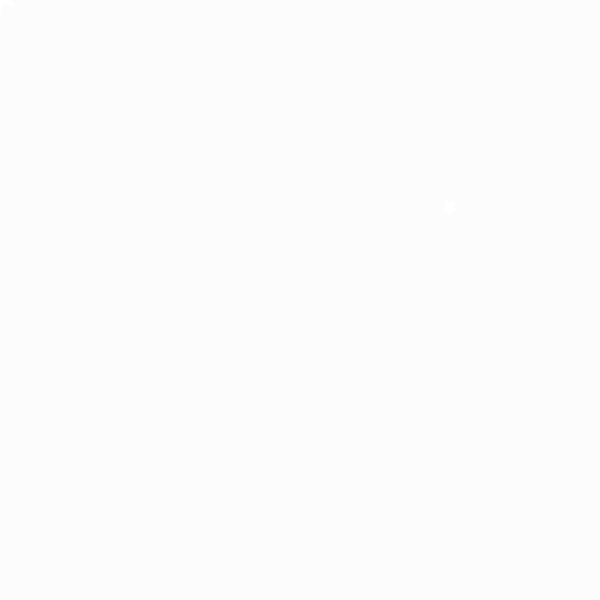
Frame 1 (no input)
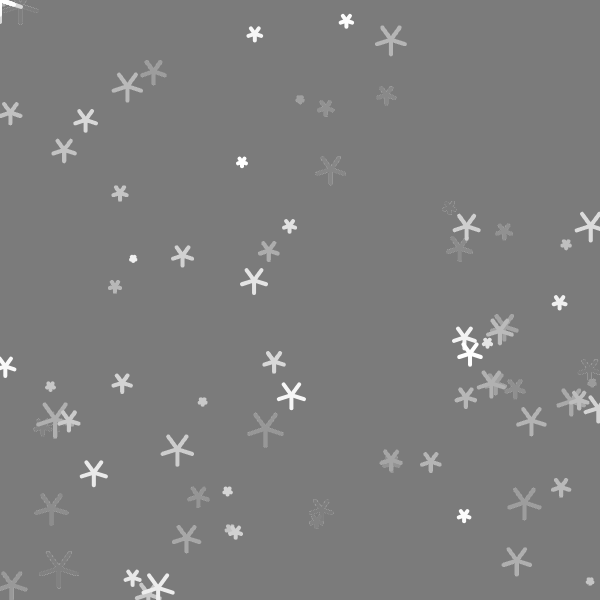
Frame 60 (no input)
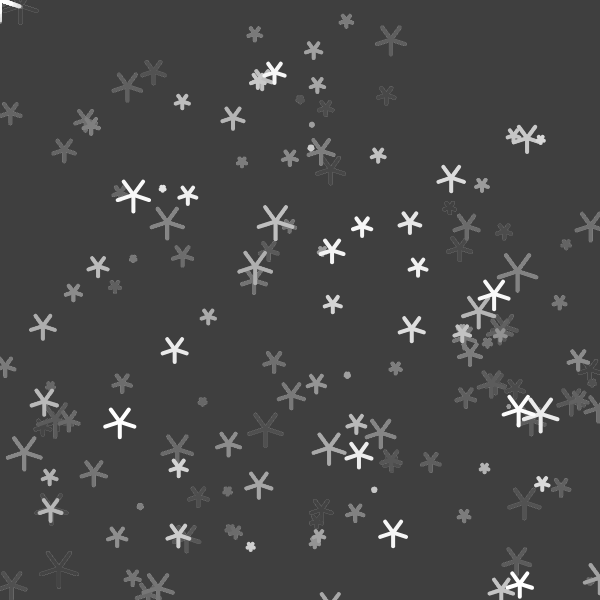
Frame 120 (the mouse pressed at the canvas centre since frame 60)

The p5.js sketch that drew these frames (run headless with seeded random() and noise() and a simulated clock; from frame 60 on, the mouse is pressed at the canvas centre):

// p5.js sketch
// ── sketch.js
function s(){
	let a=randomGaussian(10,5);
	for(j=5;j--;)rotate(TWO_PI/5),stroke(255),strokeWeight(4),line(0,0,0,a);
	a>2&&(translate(random(W),random(W)),s())
}

setup=()=>createCanvas(W=600,W);
draw=()=>{background(0,3),s()}
// ── sketch copy.js
"use strict";
//==========
// p5.js

function setup(){
	createCanvas(windowWidth, windowHeight);
	noLoop();
	colorMode(HSB);

	fill(60, 60, 60);
	noStroke();
}

function draw(){
	background(90);

	let circles = [];
	let size = 40;
	let pad = 50;
	let rows = floor(height / pad);
	let cols = floor(width / pad);
	let sX = width / 2 - (cols-1) * pad / 2;
	let sY = height / 2 - (rows-1) * pad / 2;
	for(let r=0; r<rows; r++){
		let line = [];
		circles.push(line);
		for(let c=0; c<cols; c++){
			let x = sX + pad * c;
			let y = sY + pad * r;
			let h = parseInt(floor(random(4))*90);
			let cent = new Circle(x, y, size, h);
			cent.draw();
			line.push(cent);
		}
	}

	// Connection
	for(let r=0; r<rows; r++){
		for(let c=0; c<cols; c++){
			checkConnection(circles[r][c], r, c+1);
			checkConnection(circles[r][c], r+1, c);
			//checkConnection(circles[r][c], r+1, c+1);
			//checkConnection(circles[r][c], r-1, c-1);
		}
	}

	function checkConnection(cent, r, c){
		if(r < 0) return;
		if(c < 0) return;
		if(rows <= r) return;
		if(cols <= c) return;
		let tgt = circles[r][c];
		if(cent.isSameColor(tgt)){
			cent.setTarget(tgt);
			cent.connect();
		}
	}
}

class Circle{

	constructor(x, y, d, h){
		this._x = x;
		this._y = y;
		this._d = d;
		this._r = d / 2;
		this._h = h;
		this._tgt = null;
	}

	set x(n){this._x = n;}
	set y(n){this._y = n;}
	get x(){return this._x;}
	get y(){return this._y;}
	get d(){return this._d;}
	get r(){return this._r;}
	get h(){return this._h;}

	setTarget(tgt){
		this._tgt = tgt;
	}

	isSameColor(tgt){
		return (this._h == tgt.h);
	}

	connect(){
		if(this._tgt == null) return;

		let cX = (this._tgt.x + this._x) / 2;
		let cY = (this._tgt.y + this._y) / 2;

		let rad = atan2(this._tgt.y-this._y, this._tgt.x-this._x);
		let pad = Math.PI / 3;

		let radR = rad + pad;
		let rX = this._x + this._r * cos(radR);
		let rY = this._y + this._r * sin(radR);

		let radL = rad - pad;
		let lX = this._x + this._r * cos(radL);
		let lY = this._y + this._r * sin(radL);

		let radT = atan2(this._y-this._tgt.y, this._x-this._tgt.x);

		let radRT = radT + pad;
		let rXT = this._tgt.x + this._tgt.r * cos(radRT);
		let rYT = this._tgt.y + this._tgt.r * sin(radRT);

		let radLT = radT - pad;
		let lXT = this._tgt.x + this._tgt.r * cos(radLT);
		let lYT = this._tgt.y + this._tgt.r * sin(radLT);

		fill(this._h, 80, 80);
		beginShape();
		vertex(lX, lY);
		bezierVertex(lX, lY, cX, cY, rXT, rYT);
		vertex(lXT, lYT);
		bezierVertex(lXT, lYT, cX, cY, rX, rY);
		endShape();
	}

	draw(){
		fill(this._h, 80, 80);
		circle(this._x, this._y, this._d);
		this.connect();
	}
}
